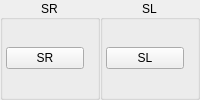
              <widget class="QWidget" name="buttonShoulderButtonsSLSRRight" native="true">
               <layout class="QHBoxLayout" name="horizontalLayout_8">
                <property name="spacing">
                 <number>0</number>
                </property>
                <property name="leftMargin">
                 <number>0</number>
                </property>
                <property name="topMargin">
                 <number>0</number>
                </property>
                <property name="rightMargin">
                 <number>0</number>
                </property>
                <property name="bottomMargin">
                 <number>0</number>
                </property>
                <item>
                 <widget class="QGroupBox" name="buttonShoulderButtonsSRRightGroup">
                  <property name="title">
                   <string>SR</string>
                  </property>
                  <property name="alignment">
                   <set>Qt::AlignmentFlag::AlignCenter</set>
                  </property>
                  <layout class="QVBoxLayout" name="buttonShoulderButtonsSRRightVerticalLayout">
                   <property name="spacing">
                    <number>3</number>
                   </property>
                   <property name="leftMargin">
                    <number>3</number>
                   </property>
                   <property name="topMargin">
                    <number>3</number>
                   </property>
                   <property name="rightMargin">
                    <number>3</number>
                   </property>
                   <property name="bottomMargin">
                    <number>3</number>
                   </property>
                   <item>
                    <widget class="QPushButton" name="buttonSRRight">
                     <property name="minimumSize">
                      <size>
                       <width>70</width>
                       <height>0</height>
                      </size>
                     </property>
                     <property name="maximumSize">
                      <size>
                       <width>68</width>
                       <height>16777215</height>
                      </size>
                     </property>
                     <property name="styleSheet">
                      <string notr="true">min-width: 76px;</string>
                     </property>
                     <property name="text">
                      <string>SR</string>
                     </property>
                    </widget>
                   </item>
                  </layout>
                 </widget>
                </item>
                <item>
                 <widget class="QGroupBox" name="buttonShoulderButtonsSLRightGroup">
                  <property name="title">
                   <string>SL</string>
                  </property>
                  <property name="alignment">
                   <set>Qt::AlignmentFlag::AlignCenter</set>
                  </property>
                  <layout class="QVBoxLayout" name="buttonShoulderButtonsSLRightVerticalLayout">
                   <property name="spacing">
                    <number>3</number>
                   </property>
                   <property name="leftMargin">
                    <number>3</number>
                   </property>
                   <property name="topMargin">
                    <number>3</number>
                   </property>
                   <property name="rightMargin">
                    <number>3</number>
                   </property>
                   <property name="bottomMargin">
                    <number>3</number>
                   </property>
                   <item>
                    <widget class="QPushButton" name="buttonSLRight">
                     <property name="minimumSize">
                      <size>
                       <width>70</width>
                       <height>0</height>
                      </size>
                     </property>
                     <property name="maximumSize">
                      <size>
                       <width>68</width>
                       <height>16777215</height>
                      </size>
                     </property>
                     <property name="styleSheet">
                      <string notr="true">min-width: 76px;</string>
                     </property>
                     <property name="text">
                      <string>SL</string>
                     </property>
                    </widget>
                   </item>
                  </layout>
                 </widget>
                </item>
               </layout>
              </widget>
